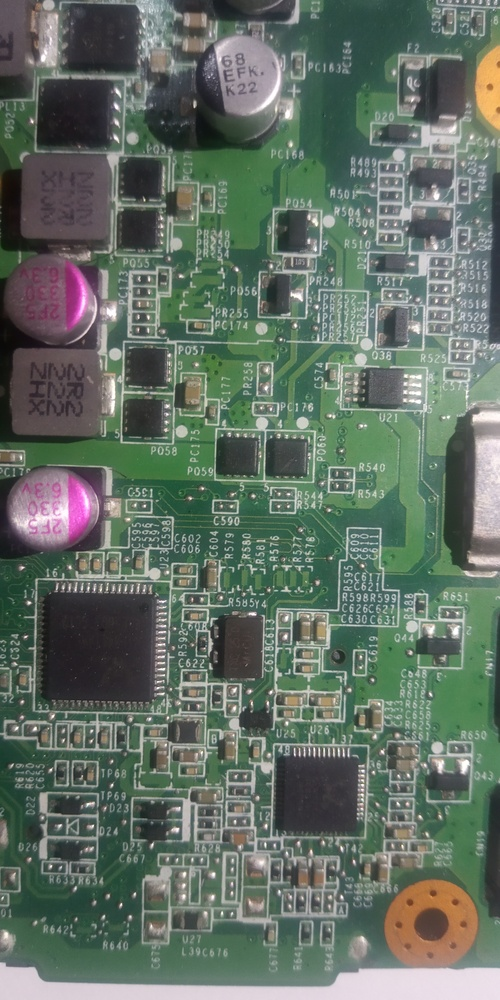
#> input picture motherboards/placa.jpg, 500 x 1000 px, shrunk from 2000 x 4000 before the run, given in place of the camera
$ python captureVideo.py
#> lines starting #> are read from the running program, lines starting #| are printed output that depends on the picture; after the words box and inside, x2 and y2 are one past the last pixel; in counts of white or black regions, pixels touching at a corner belong together
import numpy as np
import cv2
import pytesseract

cap = cv2.VideoCapture(0)

while(True):
    # Capture frame-by-frame
    ret, frame = cap.read()
#> frame is the input picture: shape (1000, 500, 3); mean B, G, R 100.5, 111.7, 98.4

    # Our operations on the frame come here
    img = cv2.cvtColor(frame, cv2.COLOR_BGR2GRAY)
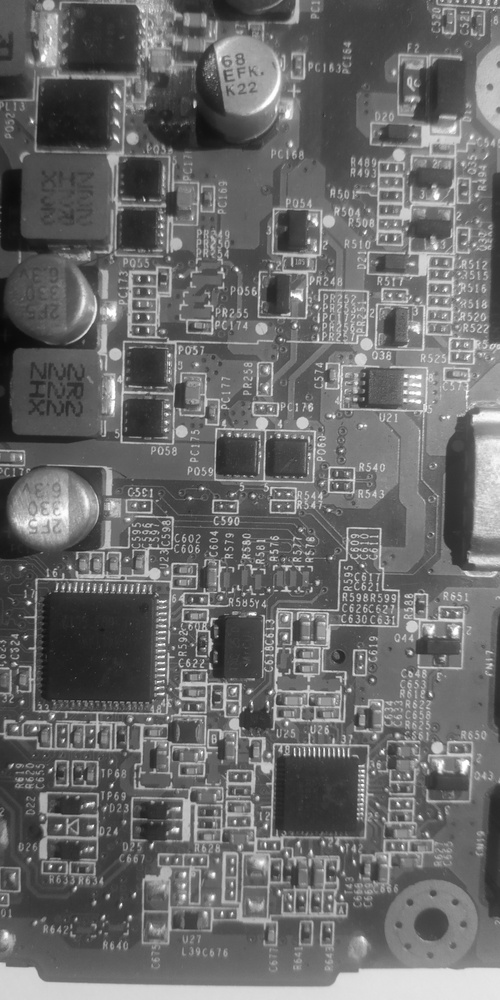
#> img: shape (1000, 500); min 9, max 255, mean 106.4
    (T, img) = cv2.threshold(img, 190, 255, cv2.THRESH_BINARY)
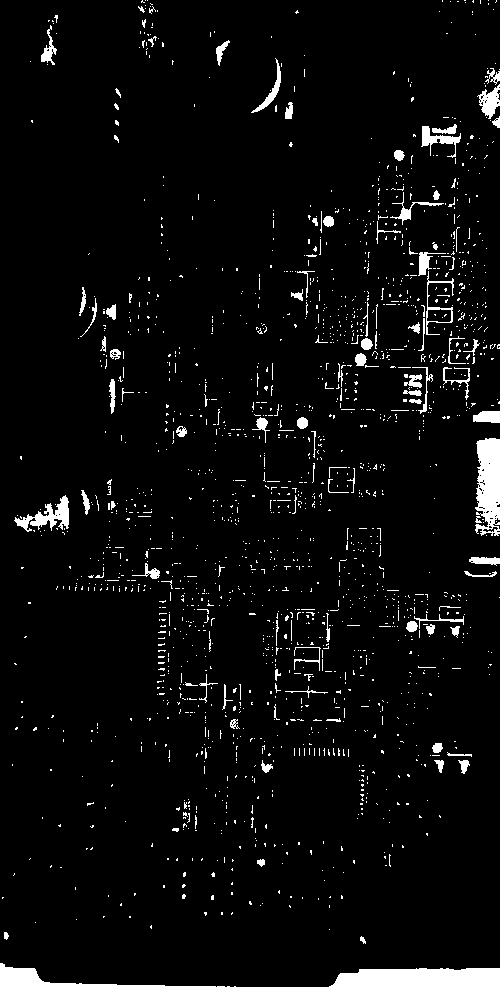
#> img: shape (1000, 500); 5.5% white; 1796 white regions (1685 under 20 px), largest, box (x1, y1, x2, y2) and area: (0, 963, 500, 1000) 10619, (475, 438, 500, 536) 1915, (14, 495, 69, 532) 785
    img = cv2.medianBlur(img, 7)
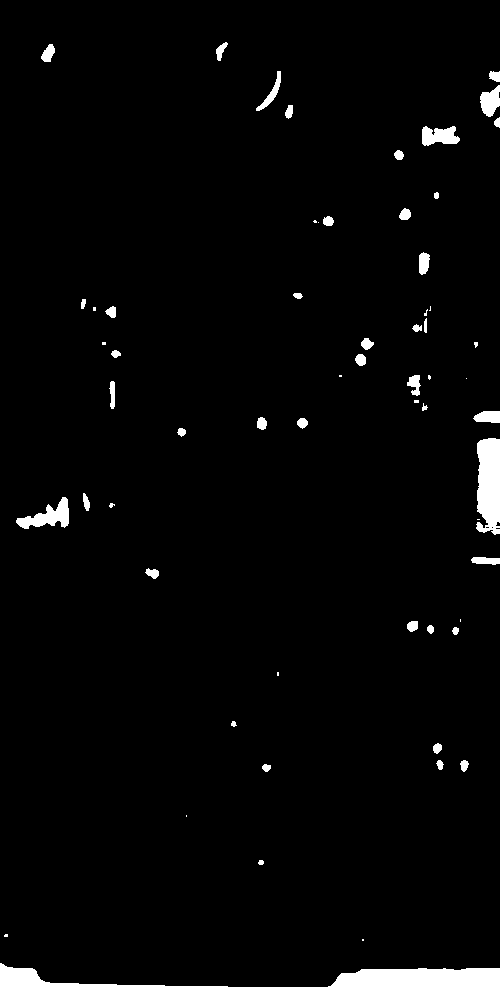
#> img: shape (1000, 500); 3.6% white; 61 white regions (18 under 20 px), largest, box (x1, y1, x2, y2) and area: (0, 963, 500, 1000) 10616, (476, 438, 500, 535) 1980, (16, 497, 69, 529) 784
#> (the run stopped early here; a loop or call above may not have finished)
